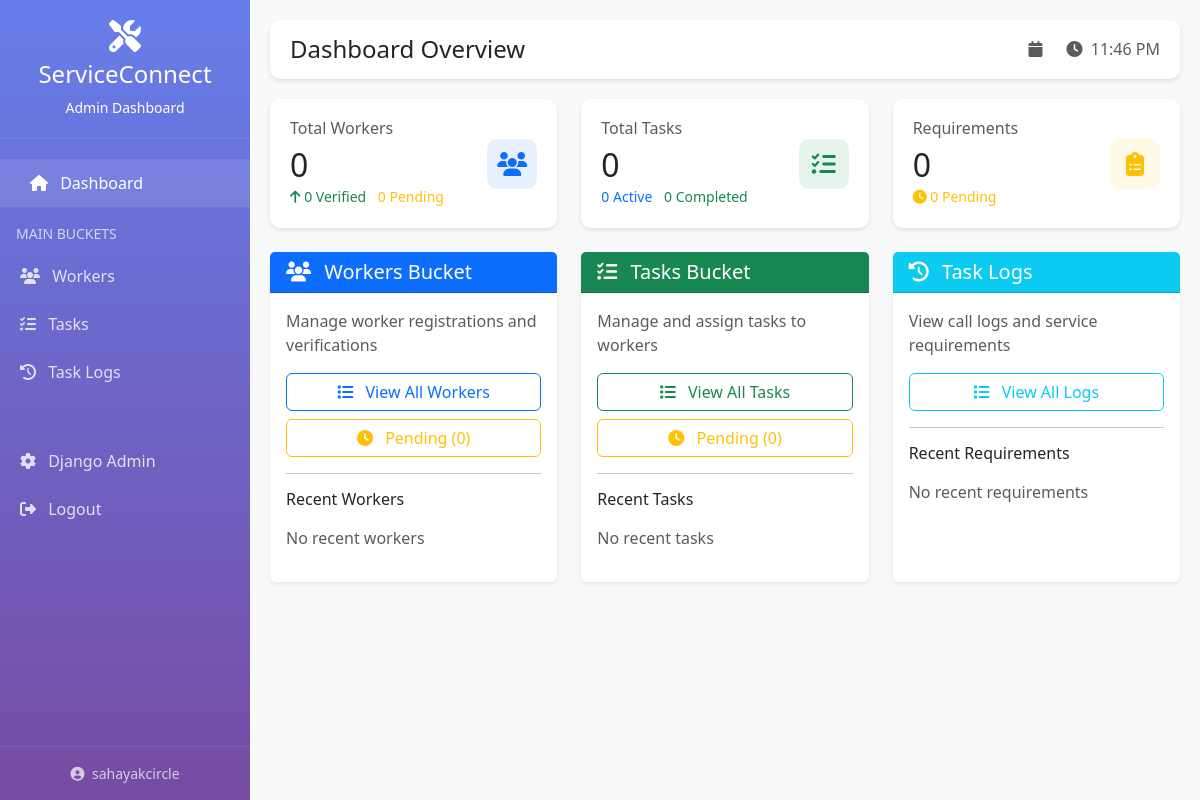
The app's page /dashboard/ (signed in), older data.
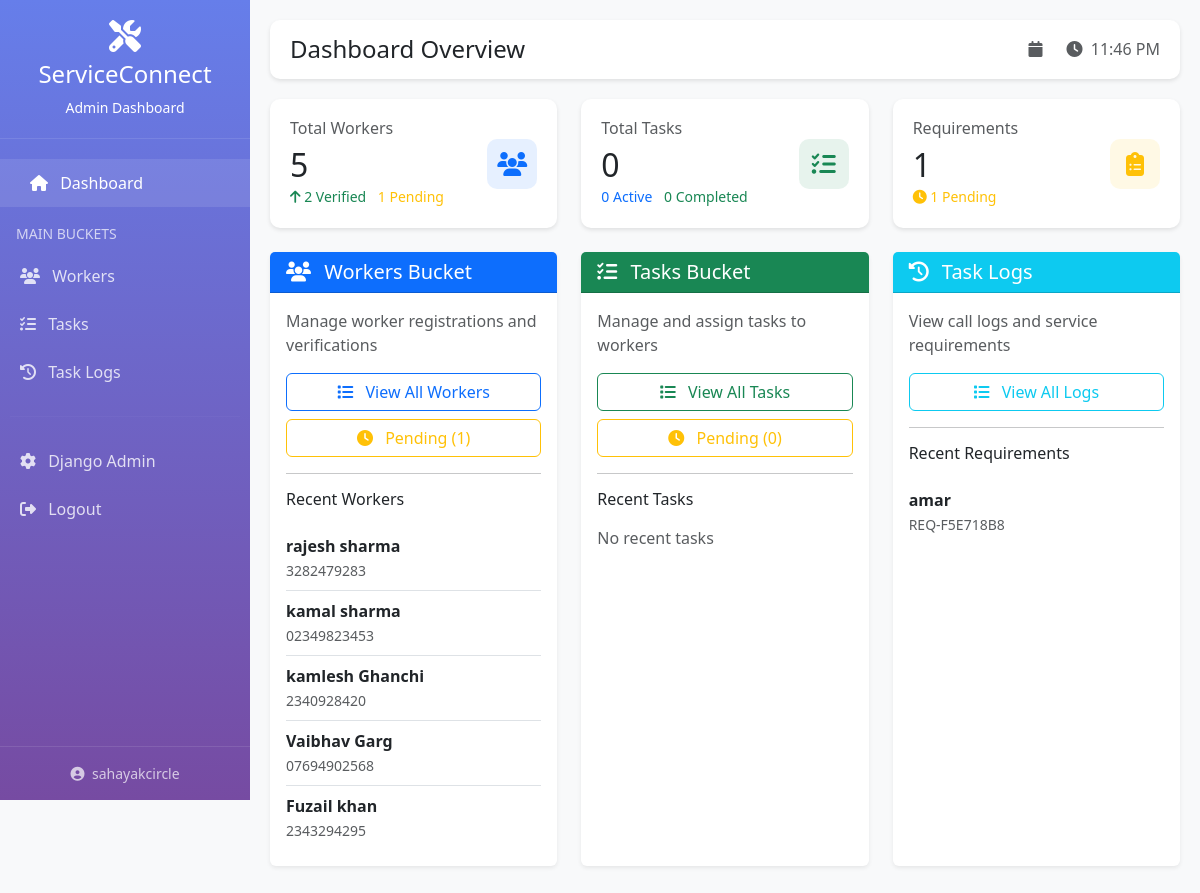
The same page, newer data.
### apps/workers/models.py (models this page shows, shortened)
class Worker(models.Model):
    id = models.CharField(
        primary_key=True,
        max_length=25,     # safe for 20-char IDs
        editable=False,
        unique=True
    )
    VERIFICATION_STATUS = (
        ('verified', 'Verified'),
        ('rejected', 'Rejected'),
        ('under_review', 'Under Review'),
        ('pending', 'Pending'),
    )
    name = models.CharField(max_length=200)
    phone = models.CharField(max_length=15)
    whatsapp_no = models.CharField(max_length=15, blank=True, null=True)
    age = models.IntegerField(blank=True, null=True)
    aadhar_no = models.CharField(max_length=12, unique=True, blank=True, null=True)
    primary_category = models.ForeignKey(
        Category,
        on_delete=models.SET_NULL,
        null=True,
        related_name='primary_workers'
    )
    secondary_categories = models.ManyToManyField(
        Category,
        blank=True,
        related_name='secondary_workers'
    )
    location = models.ForeignKey(
        Location,
        on_delete=models.SET_NULL,
        null=True,
        blank=True
    )
    geo_location_link = models.URLField(blank=True, null=True)
    last_working_at = models.DateTimeField(blank=True, null=True)
    task_id_lst = models.TextField(blank=True, null=True)
    busy_dates = models.TextField(blank=True, null=True)
    ranking_score = models.DecimalField(max_digits=5, decimal_places=2, default=0)
    verification_status = models.CharField(
        max_length=20,
        choices=VERIFICATION_STATUS,
        default='pending'
    )
    aadhar_img_front = models.ImageField(upload_to='workers/aadhar/', blank=True, null=True)
    aadhar_img_back = models.ImageField(upload_to='workers/aadhar/', blank=True, null=True)
    selfie_img = models.ImageField(upload_to='workers/selfies/', blank=True, null=True)
    created_at = models.DateTimeField(auto_now_add=True)
    updated_at = models.DateTimeField(auto_now=True)
    class Meta:
        db_table = 'workers'
        ordering = ['-ranking_score', 'name']

### apps/requirements/models.py (models this page shows, shortened)
class Requirement(models.Model):
    id = models.CharField(
        primary_key=True,
        max_length=25,
        editable=False,
        unique=True
    )
    requirement_id = models.CharField(max_length=100, unique=True)
    name = models.CharField(max_length=200)
    number = models.CharField(max_length=15)
    location = models.TextField()
    category = models.ForeignKey(
        'categories.Category',
        on_delete=models.SET_NULL,
        null=True,
        related_name='requirements'
    )
    worker = models.ForeignKey(
        'workers.Worker',
        on_delete=models.SET_NULL,
        null=True,
        blank=True,
        related_name='requirements'
    )
    status = models.CharField(max_length=20, default='pending')
    scheduled_date = models.DateTimeField(blank=True, null=True)
    created_at = models.DateTimeField(auto_now_add=True)
    updated_at = models.DateTimeField(auto_now=True)

### apps/dashboard/views.py (the view)
# urls.py: path('', views.dashboard_home, name='home'),
@login_required(login_url='dashboard:login')
def dashboard_home(request):
    total_workers = Worker.objects.count()
    pending_workers = Worker.objects.filter(verification_status='pending').count()
    verified_workers = Worker.objects.filter(verification_status='verified').count()
    total_tasks = Task.objects.count()
    pending_tasks = Task.objects.filter(status='pending').count()
    active_tasks = Task.objects.filter(status='active').count()
    completed_tasks = Task.objects.filter(status='completed').count()
    total_requirements = Requirement.objects.count()
    pending_requirements = Requirement.objects.filter(status='pending').count()
    recent_workers = Worker.objects.order_by('-created_at')[:5]
    recent_tasks = Task.objects.order_by('-created_at')[:5]
    recent_requirements = Requirement.objects.order_by('-created_at')[:5]
    context = {
        'total_workers': total_workers,
        'pending_workers': pending_workers,
        'verified_workers': verified_workers,
        'total_tasks': total_tasks,
        'pending_tasks': pending_tasks,
        'active_tasks': active_tasks,
        'completed_tasks': completed_tasks,
        'total_requirements': total_requirements,
        'pending_requirements': pending_requirements,
        'recent_workers': recent_workers,
        'recent_tasks': recent_tasks,
        'recent_requirements': recent_requirements,
    }
    return render(request, 'dashboard/home.html', context)

### templates/dashboard/home.html (shortened to what the changed rows need)
{% extends 'dashboard/base.html' %}
{% block content %}
<div class="row g-4 mb-4">
    <div class="col-md-4">
        <div class="stat-card">
            <div class="d-flex justify-content-between align-items-center">
                <div>
                    <h6 class="text-muted mb-2">Total Workers</h6>
                    <h2 class="mb-0">{{ total_workers }}</h2>
                    <small class="text-success">
                        <i class="fas fa-arrow-up"></i> {{ verified_workers }} Verified
                    </small>
                    <small class="text-warning ms-2">
                        {{ pending_workers }} Pending
                    </small>
                </div>
            </div>
        </div>
    </div>
    <div class="col-md-4">
        <div class="stat-card">
            <div class="d-flex justify-content-between align-items-center">
                <div>
                    <h2 class="mb-0">{{ total_tasks }}</h2>
                </div>
            </div>
        </div>
    </div>
    <div class="col-md-4">
        <div class="stat-card">
            <div class="d-flex justify-content-between align-items-center">
                <div>
                    <h6 class="text-muted mb-2">Requirements</h6>
                    <h2 class="mb-0">{{ total_requirements }}</h2>
                    <small class="text-warning">
                        <i class="fas fa-clock"></i> {{ pending_requirements }} Pending
                    </small>
                </div>
            </div>
        </div>
    </div>
</div>
<div class="row g-4 mb-4">
    <div class="col-md-4">
        <div class="card border-0 shadow-sm h-100">
            <div class="card-body">
                <div class="d-grid gap-2">
                    <a href="{% url 'dashboard:worker_list' %}" class="btn btn-outline-primary">
                        <i class="fas fa-list me-2"></i> View All Workers
                    </a>
                    <a href="{% url 'dashboard:worker_list' %}?status=pending" class="btn btn-outline-warning">
                        <i class="fas fa-clock me-2"></i> Pending ({{ pending_workers }})
                    </a>
                </div>
                <div class="list-group list-group-flush">
                    {% for worker in recent_workers %}
                    <a href="{% url 'dashboard:worker_detail' worker.id %}" class="list-group-item list-group-item-action px-0">
                        <div class="d-flex justify-content-between">
                            <div>
                                <strong>{{ worker.name }}</strong>
                                <br><small class="text-muted">{{ worker.phone }}</small>
                            </div>
                            <span class="badge bg-{{ worker.verification_status|default:'secondary' }}">
                            </span>
                        </div>
                    </a>
                    {% empty %}
                    <p class="text-muted">No recent workers</p>
                    {% endfor %}
                </div>
            </div>
        </div>
    </div>
    <div class="col-md-4">
        <div class="card border-0 shadow-sm h-100">
            <div class="card-body">
                <div class="list-group list-group-flush">
                    {% for req in recent_requirements %}
                    <a href="{% url 'dashboard:requirement_detail' req.id %}" class="list-group-item list-group-item-action px-0">
                        <div class="d-flex justify-content-between">
                            <div>
                                <strong>{{ req.name }}</strong>
                                <br><small class="text-muted">{{ req.requirement_id }}</small>
                            </div>
                            <span class="badge bg-{{ req.status }}">
                            </span>
                        </div>
                    </a>
                    {% empty %}
                    <p class="text-muted">No recent requirements</p>
                    {% endfor %}
                </div>
            </div>
        </div>
    </div>
</div>
{% endblock %}

Row changes from the older to the newer data that the page shows:
added Worker: name "rajesh sharma", phone "3282479283"
added Worker: name "kamal sharma", phone "02349823453"
added Worker: name "kamlesh Ghanchi", phone "2340928420"
added Worker: name "Vaibhav Garg", phone "07694902568"
added Worker: name "Fuzail khan", phone "2343294295"
added Requirement: name "amar", requirement_id "REQ-F5E718B8"
Text that changed along with them:
{{ total_workers }}: "0" → "5"
{{ verified_workers }}: "0" → "2"
{{ pending_workers }}: "0" → "1"
{{ total_requirements }}: "0" → "1"
{{ pending_requirements }}: "0" → "1"
text no longer shown: "No recent workers No recent requirements"
